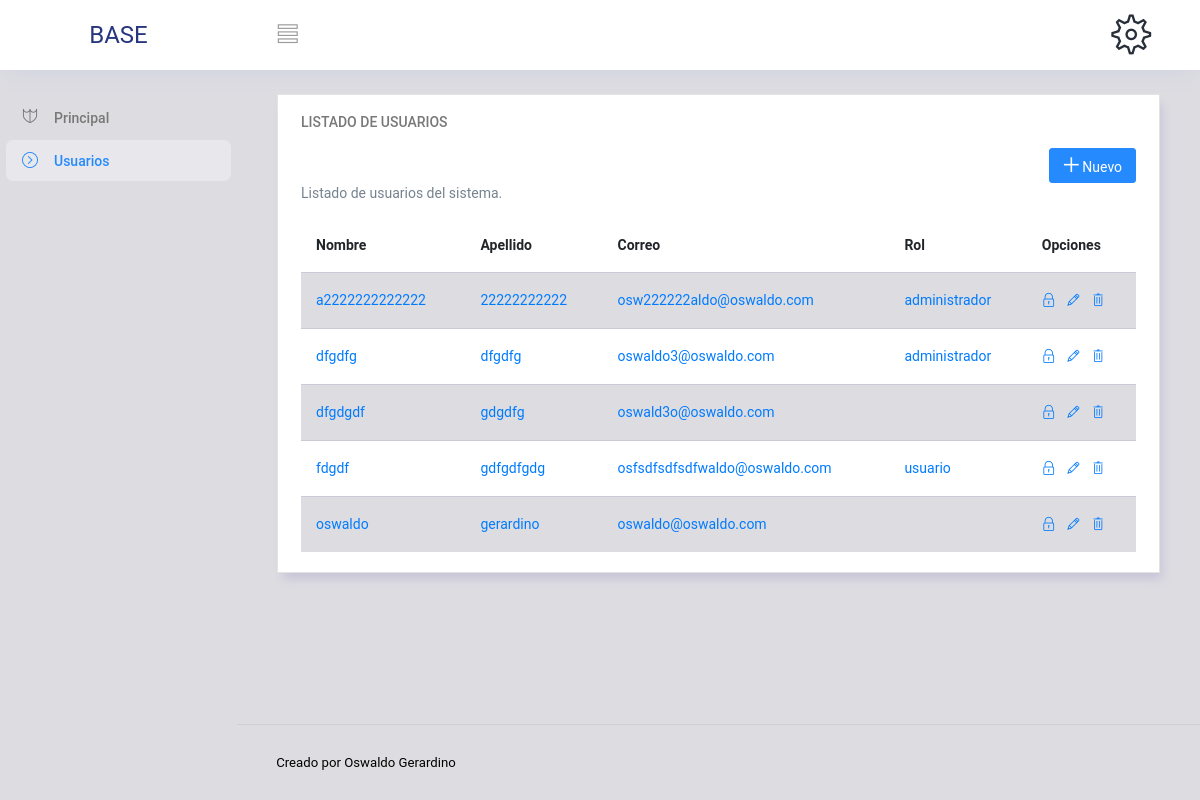
The page /vistas/usuarios/lista.php (signed in) on the database its author committed.
### tables this page shows
CREATE TABLE `usuarios` (
  `id` int(11) NOT NULL,
  `nombre` varchar(100) DEFAULT NULL,
  `apellido` varchar(100) DEFAULT NULL,
  `cedula` int(11) NOT NULL,
  `correo` varchar(100) NOT NULL,
  `genero` text NOT NULL,
  `fecha_nac` date DEFAULT NULL,
  `contrasena` text DEFAULT NULL,
  `rol` text NOT NULL
);

### clases/ClaseUsuario.php (called while the page is built, shortened)
<?php
  include('../../config/config.php');
  class ClaseUsuario extends ClaseGlobal {
    public function ListaUsuario() {
      $this->datos = mysqli_query($this->mysqli, "SELECT * FROM usuarios ORDER BY nombre ASC");
      return $this->datos;
    }
  }
  $usuario = new ClaseUsuario();
?>

### config/config.php (called while the page is built, shortened)
<?php
  class ClaseGlobal {
      private $databaseHost = '127.0.0.1';
      private $databaseNombre = 'base_php_poo';
      private $databaseNombreUsuario = 'root';
      private $databaseContrasena = '';
      function __construct(){
        $this->mysqli = mysqli_connect($this->databaseHost, $this->databaseNombreUsuario, $this->databaseContrasena, $this->databaseNombre);
      }
  }
?>

### vistas/usuarios/lista.php (the view, shortened to what this page needs)
<?php
  include('../../includes/header.php');
  include('../../clases/ClaseUsuario.php');
  $usuario->SesionStatus();
?>
<div class="main-panel">
  <div class="content-wrapper">
    <div class="row">
      <div class="col-lg-12 grid-margin stretch-card">
        <div class="card">
          <div class="card-body">
            <h4 class="card-title">Listado de usuarios</h4>
            <div class="d-flex flex-row-reverse">
              <a class="btn btn-primary btn-sm"" href="./crear.php"><i class="ti-plus text-white font-weight-bold"></i> Nuevo</a>
            </div>
            <p class="card-description">
              Listado de usuarios del sistema.
            </p>
            <div class="table-responsive">
              <table class="table table-striped">
                <thead>
                  <tr>
                    <th>
                      Nombre
                    </th>
                    <th>
                      Apellido
                    </th>
                    <th>
                      Correo
                    </th>
                    <th>
                      Rol
                    </th>
                    <th>
                      Opciones
                    </th>
                  </tr>
                </thead>
                <tbody>
                    <?php
                      $datos = $usuario->ListaUsuario();
                      foreach ($datos as $d) {
                    ?>
                        <tr>
                          <td>
                            <a href="./actualizar.php?id=<?php echo $d['id']; ?>"><?php echo $d['nombre']; ?></a>
                          </td>
                          <td>
                          <a href="./actualizar.php?id=<?php echo $d['id']; ?>"><?php echo $d['apellido']; ?></a>
                          </td>
                          <td>
                          <a href="./actualizar.php?id=<?php echo $d['id']; ?>"><?php echo $d['correo']; ?></a>
                          </td>
                          <td>
                          <a href="./actualizar.php?id=<?php echo $d['id']; ?>"><?php echo $d['rol']; ?></a>
                          </td>
                          <td>
                            <a title="Actualizar contraseña" href="./actualizar_contrasena.php?id=<?php echo $d['id']; ?>"><i class="ti-lock"></i></a>
                            <a title="Actualizar datos" href="./actualizar.php?id=<?php echo $d['id']; ?>"><i class="ti-pencil"></i></a>
                            <?php  if($d['correo'] != $_SESSION['correo']){ ?>
                            <a title="Borrar registro" href="./confirmar_borrado.php?id=<?php echo $d['id']; ?>"><i class="ti-trash"></i></a>
                            <?php }else{ ?>
                              <a title="Borrar registro" href="#" onclick="javascript:alert('Aviso: No puede borrar su propio usuario!')"><i class="ti-trash"></i></a>
                            <?php } ?>
                          </td>
                        </tr>
                      <?php } ?>
                </tbody>
              </table>
            </div>
          </div>
        </div>
      </div>
    </div>
  </div>
<?php include '../../includes/footer.php' ?>

### rows shown on the page
usuarios: nombre "a2222222222222", apellido "22222222222", correo "osw222222aldo@oswaldo.com", rol "administrador"
usuarios: nombre "dfgdfg", apellido "dfgdfg", correo "oswaldo3@oswaldo.com", rol "administrador"
usuarios: nombre "dfgdgdf", apellido "gdgdfg", correo "oswald3o@oswaldo.com"
usuarios: nombre "fdgdf", apellido "gdfgdfgdg", correo "osfsdfsdfsdfwaldo@oswaldo.com", rol "usuario"
usuarios: nombre "oswaldo", apellido "gerardino", correo "oswaldo@oswaldo.com"
